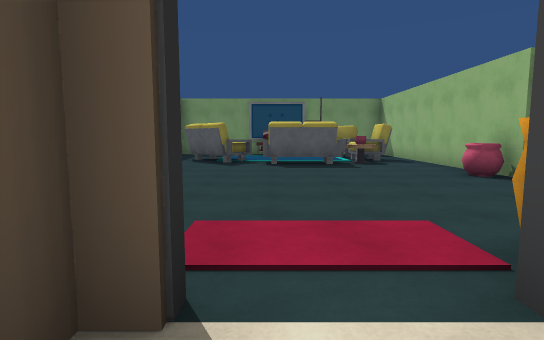
[1] (above)

17 first-person views from a walk through a scene from a Unity 3-D project. The camera is 1.5 m above the floor, tilts 6° down and sees 80° across. Doors are open. The floor is counted in squares, 2 m on a side. Each view is taken from the middle of a square. On the plan, view 1 faces up. The plan holds only what a view shows up to about 11 squares ahead; the rest is blank. The place goes on beyond the plan. Some surface patterns are stand-ins.

[2]
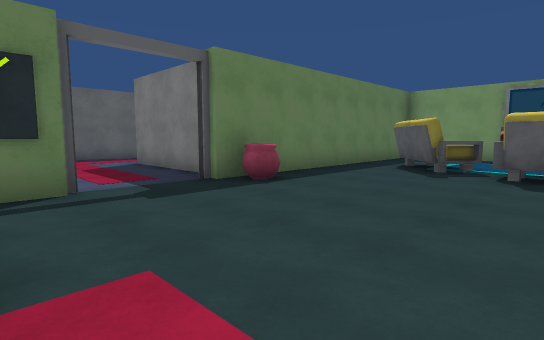

[3]
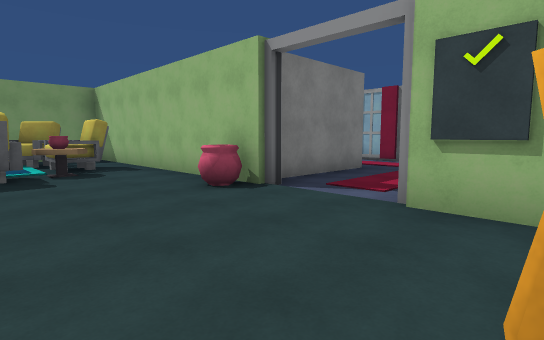

[4]
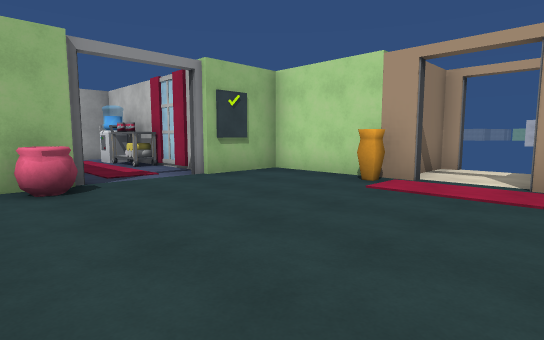

[5]
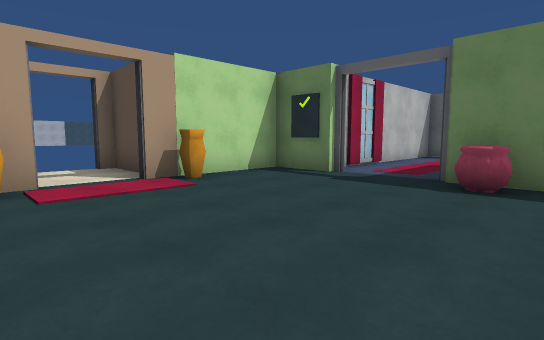

[6]
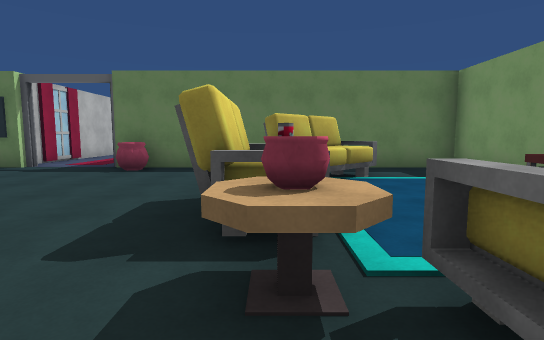

[7]
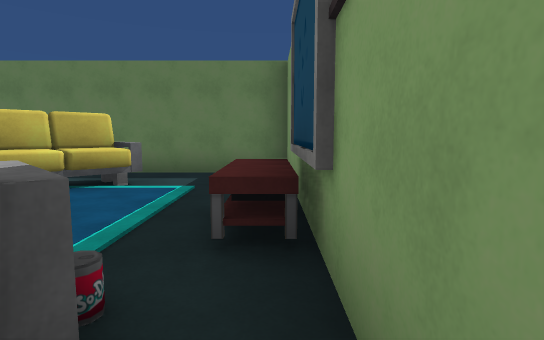

[8]
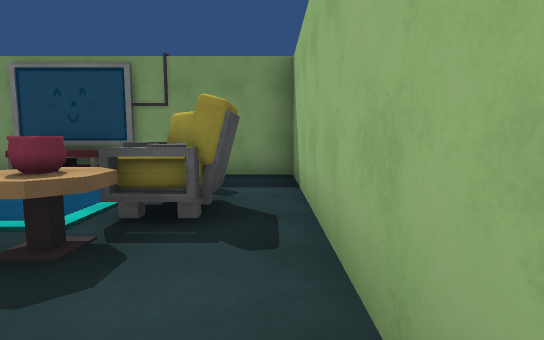

[9]
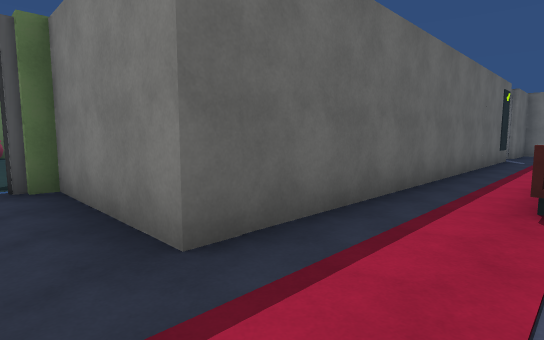

[10]
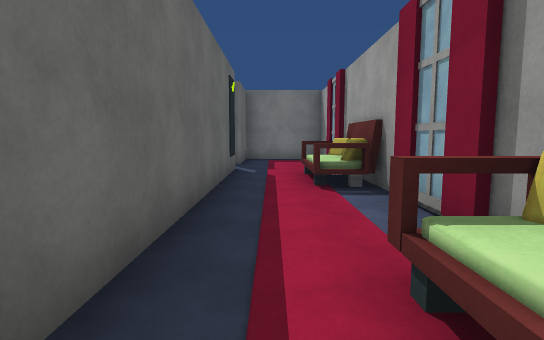

[11]
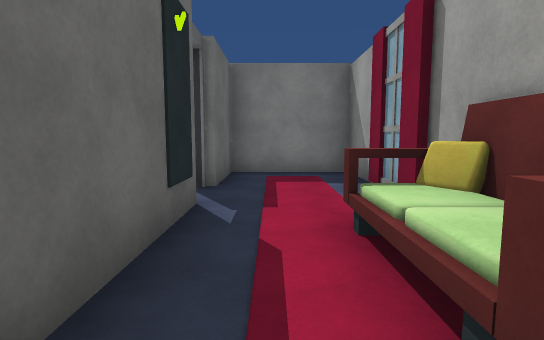

[12]
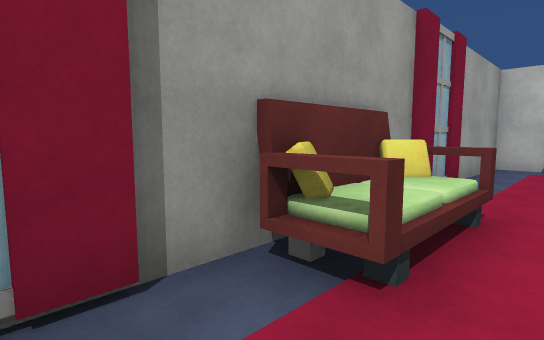

[13]
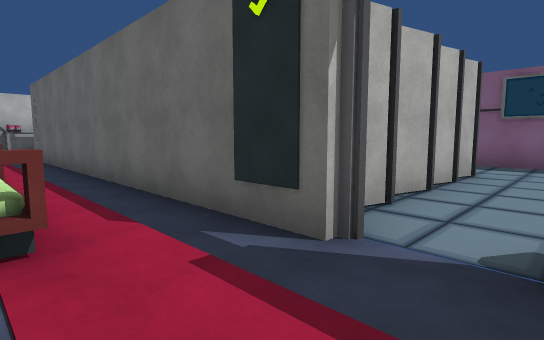

[14]
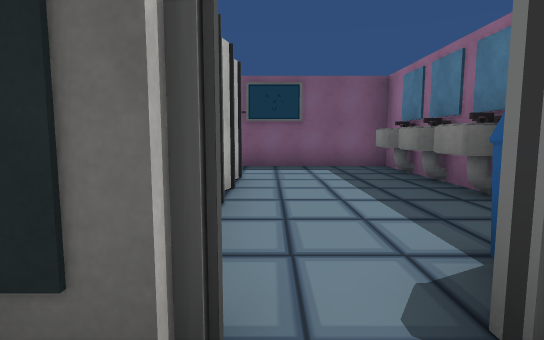

[15]
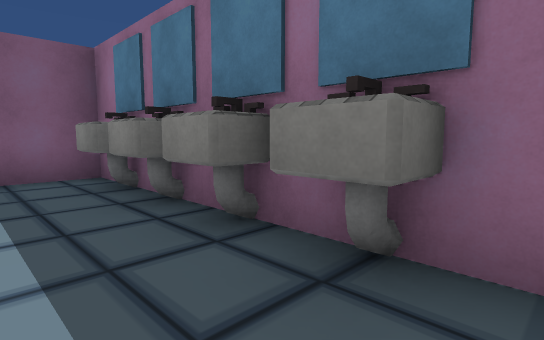

[16]
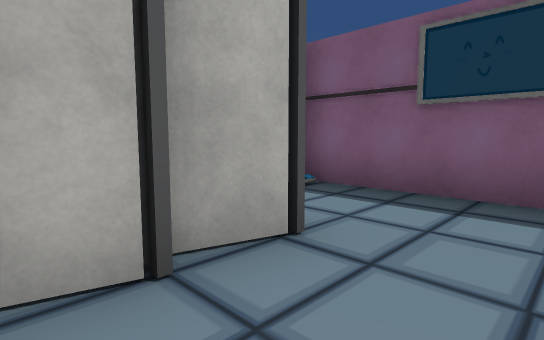

[17]
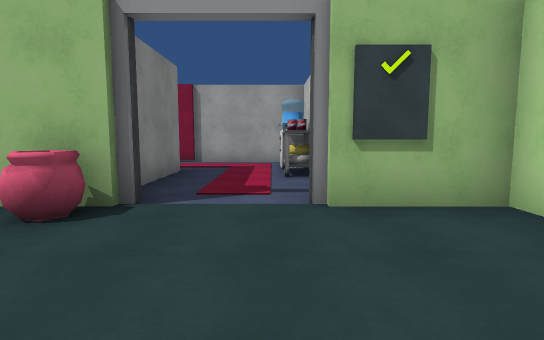

### Floor plan
Ten units are one square. View 1 is at (0, 0); x grows to the right and y downward. Boxes are objects, and circles mark ways between rooms. Rooms are numbered by the first view taken in them; rooms with no view inside come last. Other rooms are left out.
<svg viewBox="-45 -210 156 225">
<path fill="none" stroke="#000" d="M-7 -12 -7 10 -4 10M10 10 15 10 15 -4M44 -57 44 -133 18 -133M-6 -133 -37 -133 -37 -53M-37 -31 -37 -15 -4 -15M10 -15 44 -15 44 -36M29 -94 29 -89M106 -104 106 -115M106 -79 106 -85M106 -132 106 -165M81 -167 81 -60 49 -60M94 -31 106 -31 106 -64M80 -179 80 -167M106 -184 106 -199 81 -199 81 -179M7 -199 7 -144M42 -199 35 -199"/>
<rect x="-35" y="-65" width="10" height="10" fill="#bbb"><title>pot</title></rect>
<rect x="-25" y="-115" width="20" height="30" fill="#bbb"><title>sofa</title></rect>
<rect x="-15" y="-25" width="10" height="10" fill="#bbb"><title>rug</title></rect>
<rect x="-5" y="-25" width="10" height="10" fill="#bbb"><title>pot</title></rect>
<rect x="-5" y="-95" width="30" height="10" fill="#bbb"><title>sofa</title></rect>
<rect x="-5" y="-135" width="20" height="10" fill="#bbb"><title>other object</title></rect>
<rect x="15" y="-25" width="10" height="10" fill="#bbb"><title>pot</title></rect>
<rect x="15" y="-125" width="20" height="10" fill="#bbb"><title>sofa</title></rect>
<rect x="25" y="-115" width="10" height="20" fill="#bbb"><title>sofa</title></rect>
<rect x="35" y="-65" width="10" height="10" fill="#bbb"><title>pot</title></rect>
<rect x="65" y="-35" width="10" height="10" fill="#bbb"><title>curtain</title></rect>
<rect x="65" y="-45" width="10" height="10" fill="#bbb"><title>other object</title></rect>
<rect x="75" y="-35" width="10" height="10" fill="#bbb"><title>other object</title></rect>
<rect x="85" y="-35" width="10" height="10" fill="#bbb"><title>water cooler</title></rect>
<rect x="85" y="-45" width="10" height="10" fill="#bbb"><title>other object</title></rect>
<rect x="95" y="-105" width="10" height="20" fill="#bbb"><title>bench</title></rect>
<rect x="95" y="-155" width="10" height="20" fill="#bbb"><title>bench</title></rect>
<rect x="15" y="-155" width="10" height="10" fill="#bbb"><title>other object</title></rect>
<rect x="15" y="-205" width="10" height="10" fill="#bbb"><title>sink</title></rect>
<rect x="25" y="-165" width="20" height="20" fill="#bbb"><title>toilet</title></rect>
<rect x="25" y="-205" width="10" height="10" fill="#bbb"><title>sink</title></rect>
<rect x="45" y="-165" width="10" height="20" fill="#bbb"><title>toilet</title></rect>
<rect x="45" y="-205" width="10" height="10" fill="#bbb"><title>sink</title></rect>
<rect x="55" y="-165" width="10" height="20" fill="#bbb"><title>toilet</title></rect>
<rect x="55" y="-205" width="10" height="10" fill="#bbb"><title>sink</title></rect>
<rect x="65" y="-165" width="10" height="20" fill="#bbb"><title>toilet</title></rect>
<rect x="65" y="-195" width="10" height="10" fill="#bbb"><title>bin</title></rect>
<circle cx="5" cy="-10" r="3" fill="#2a7"/>
<circle cx="50" cy="-45" r="3" fill="#2a7"/>
<circle cx="80" cy="-175" r="3" fill="#2a7"/>
<text x="0" y="0">1</text>
<text x="0" y="-80">2</text>
<text x="90" y="-100">3</text>
<text x="40" y="-170">4</text>
</svg>
Room 1 opens to room 2. Room 2 opens to room 3. Room 3 opens to room 4.

Where each view was taken, in squares from view 1:
view 1: 0 up, 0 right, facing up
view 2: 2 up, 1 right, facing up-left
view 3: 2 up, 1 right, facing up-right
view 4: 7 up, 1 left, facing down-right
view 5: 7 up, 2 right, facing down-left
view 6: 9 up, 4 right, facing left
view 7: 13 up, 3 right, facing left
view 8: 7 up, 4 right, facing up
view 9: 5 up, 10 right, facing up-left
view 10: 9 up, 9 right, facing up
view 11: 13 up, 9 right, facing up
view 12: 12 up, 9 right, facing down-right
view 13: 18 up, 10 right, facing down-left
view 14: 17 up, 9 right, facing left
view 15: 18 up, 7 right, facing up-left
view 16: 18 up, 5 right, facing down-left
view 17: 4 up, 1 right, facing right
